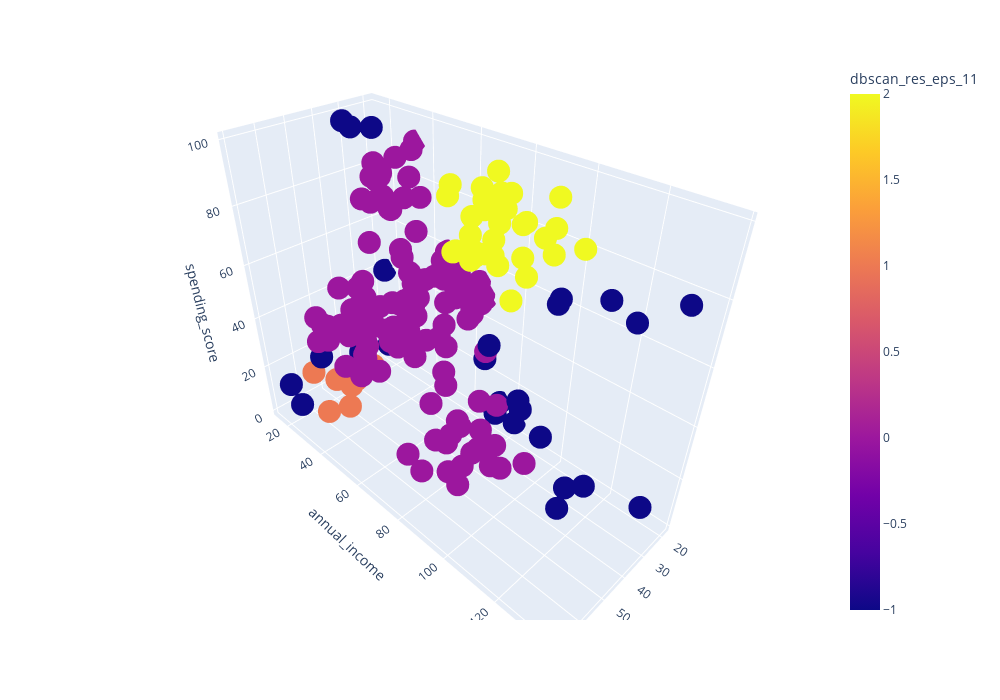

The notebook cell saved with this chart:
### Markdown cell above
Как видно, алгоритм плохо работает с настройками по умолчанию, поэтому попробуем изменить их.

Большая часть наших данных разрежённые, а чем больше разброс точек в датасете, тем большее значение радиуса вокруг точки (eps) нужно задавать. Так как данные разрежённые, попробуем увеличить значение eps до 11 и визуально оценим результат:

### Code cell
# импортируем DBSCAN-кластеризацию
from sklearn.cluster import DBSCAN

#запускаем кластеризацию на наших данных
dbscan = DBSCAN(eps=13)
clustering_dbscan_res = dbscan.fit_predict(X)
df['dbscan_res_eps_11'] = clustering_dbscan_res

get_3d_visualization(df, 'dbscan_res_eps_11')

### Figure 1 — Plotly figure (JSON) as saved in the notebook; plotly's stock layout.template omitted (floating-point values rounded to 4 significant figures; data arrays with more than 128 entries replaced by an {"elided": "..."} marker saying what was removed)
{"data": [{"hovertemplate": "age=%{x}<br>annual_income=%{y}<br>spending_score=%{z}<br>dbscan_res_eps_11=%{marker.color}<extra></extra>", "legendgroup": "", "marker": {"color": {"elided": "200 int values"}, "coloraxis": "coloraxis", "symbol": "circle"}, "mode": "markers", "name": "", "scene": "scene", "showlegend": false, "type": "scatter3d", "x": {"elided": "200 int values"}, "y": {"elided": "200 int values"}, "z": {"elided": "200 int values"}}], "layout": {"coloraxis": {"colorbar": {"title": {"text": "dbscan_res_eps_11"}}, "colorscale": [[0, "#0d0887"], [0.1111, "#46039f"], [0.2222, "#7201a8"], [0.3333, "#9c179e"], [0.4444, "#bd3786"], [0.5556, "#d8576b"], [0.6667, "#ed7953"], [0.7778, "#fb9f3a"], [0.8889, "#fdca26"], [1, "#f0f921"]]}, "height": 700, "legend": {"tracegroupgap": 0}, "margin": {"t": 60}, "scene": {"domain": {"x": [0, 1], "y": [0, 1]}, "xaxis": {"title": {"text": "age"}}, "yaxis": {"title": {"text": "annual_income"}}, "zaxis": {"title": {"text": "spending_score"}}}, "width": 1000}}
